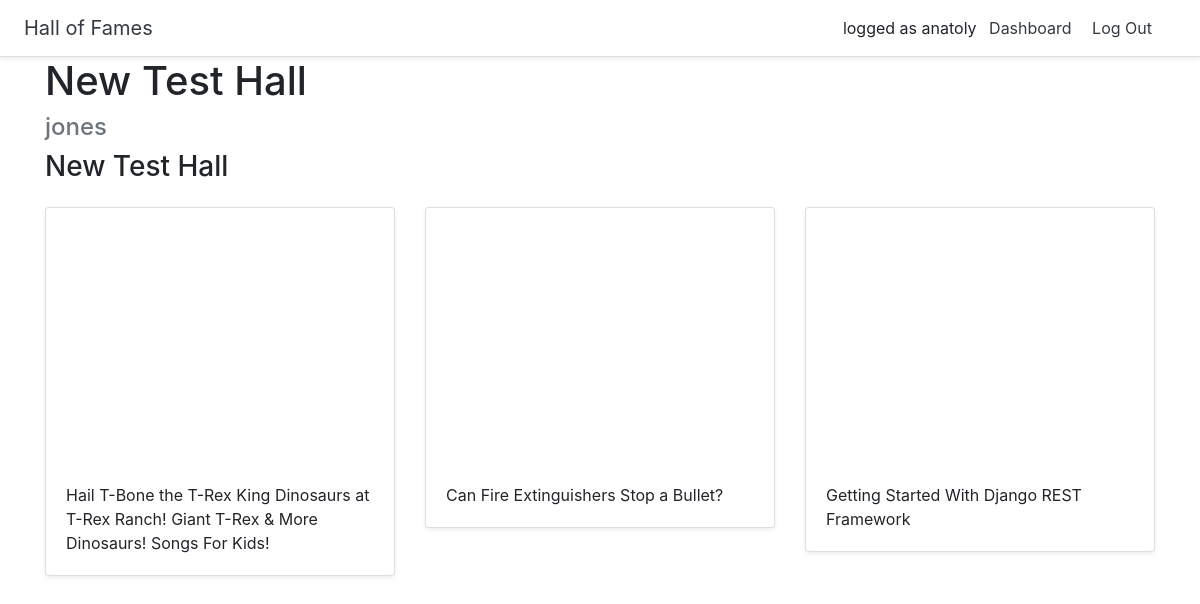
The app's page /hof/6/ (signed in) with its own data.
### halls/models.py (models this page shows, shortened)
class Hall(models.Model):
    title = models.CharField(max_length=255)
    user = models.ForeignKey(User, on_delete = models.CASCADE)

class Video(models.Model):
    title = models.CharField(max_length=255)
    url = models.URLField()
    youtube_id = models.CharField(max_length=255)
    hall = models.ForeignKey(Hall, on_delete=models.CASCADE)

### halls/views.py (the view)
# urls.py: path('hof/<int:pk>/', views.DetailHall.as_view(), name='detail_hall'),
class DetailHall(generic.DetailView):
    model = Hall
    template_name = 'halls/detail_hall.html'

### halls/templates/halls/detail_hall.html (shortened to what this page needs)
{% extends 'halls/base.html' %}
{% block content %}
<div class="container">
    <h1>{{ hall.title }}</h1>
    <h4 class="text-muted">{{ hall.user.username }}</h4>
    <h3>{{ hall.title }}</h3>
     <div class="row">
        {% for video in hall.video_set.all %}
          <div class="col-md-4 mt-3">
            <div class="card mb-4 shadow-sm">
                <iframe width="100%" height="255" src="https://www.youtube.com/embed/{{ video.youtube_id }}" frameborder="0" allow="accelerometer; autoplay; encrypted-media; gyroscope; picture-in-picture" allowfullscreen></iframe>
                <div class="card-body"><p class="card-text">{{ video.title }}</p></div>
        </div>
          </div>
        {% endfor %}
      </div>
</div>
{% endblock %}

### halls/templates/halls/base.html (shortened to what this page needs)
<!doctype html>
<html lang="en">
    {% load static %}
<head>
  <link rel="stylesheet" href="https://stackpath.bootstrapcdn.com/bootstrap/4.4.1/css/bootstrap.min.css">
  <link href="{% static 'custom.css' %}" rel="stylesheet">
</head>
<body>
  <div class="d-flex flex-column flex-md-row align-items-center p-3 px-md-4 bg-white border-bottom shadow-sm">
    <h5 class="my-0 mr-md-auto font-weight-normal"><a href="{% url 'home' %}" class="text-dark">Hall of Fames</a></h5>
    <nav class="my-2 my-md-0 mr-md-3">
      {% if user.is_authenticated %}
      <span>logged as {{ user.username }}</span>
      <a class="p-2 text-dark" href="{% url 'dashboard' %}">Dashboard</a>
      <a class="p-2 text-dark" href="{% url 'logout' %}">Log Out</a>
      {% else %}
      <a class="p-2 text-dark" href="{% url 'login' %}">Log In</a>
      {% endif %}
    </nav>
  </div>
  {% block content %}
  {% endblock %}
</body>
</html>

### records on screen
Hall: title "New Test Hall", user.username "jones"
Video: title "Hail T-Bone the T-Rex King Dinosaurs at T-Rex Ranch! Giant T-Rex & More Dinosaurs! Songs For Kids!"
Video: title "Can Fire Extinguishers Stop a Bullet?"
Video: title "Getting Started With Django REST Framework"

### other values on screen
{{ user.username }} "anatoly"
